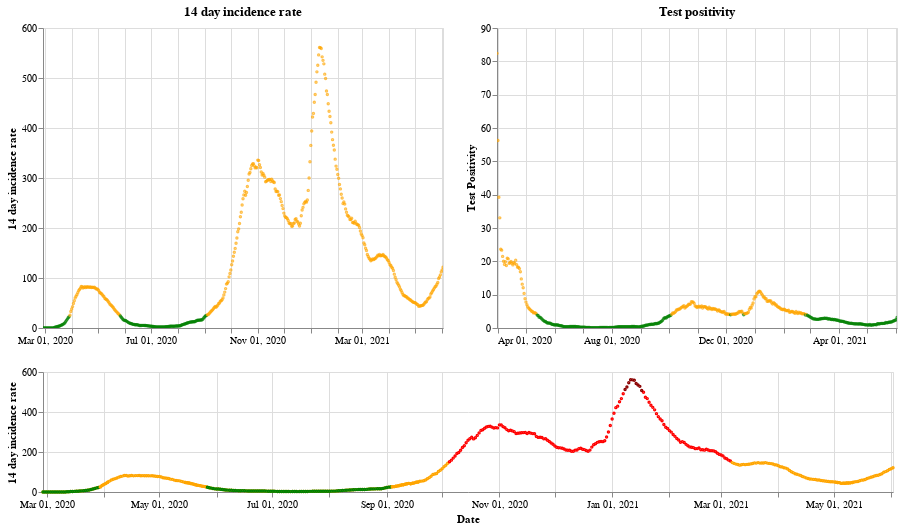

This figure's notebook cell:
### Markdown cell above
## Scotland

### Code cell
plot_traffic_light('Scotland')

### Figure 1 — Vega-Lite specification as saved in the notebook (floating-point values rounded to 4 significant figures; data arrays with more than 128 entries replaced by an {"elided": "..."} marker saying what was removed)
{"config": {"view": {"continuousWidth": 400, "continuousHeight": 300}}, "vconcat": [{"hconcat": [{"mark": {"type": "point", "size": 2}, "encoding": {"color": {"condition": {"value": "green", "test": "(datum.twoWeeklyCasesRate <= 25)"}, "value": "orange"}, "tooltip": [{"type": "nominal", "field": "areaName"}, {"type": "temporal", "field": "date"}, {"type": "quantitative", "field": "twoWeeklyCasesRate"}, {"type": "quantitative", "field": "testPositivity"}], "x": {"type": "temporal", "axis": {"title": ""}, "field": "date", "scale": {"domain": {"selection": "DateBrush"}}, "timeUnit": "yearmonthdate"}, "y": {"type": "quantitative", "axis": {"title": "14 day incidence rate"}, "field": "twoWeeklyCasesRate"}}, "title": "14 day incidence rate", "width": 400}, {"mark": {"type": "point", "size": 2}, "encoding": {"color": {"condition": {"value": "green", "test": "(datum.testPositivity <= 4)"}, "value": "orange"}, "tooltip": [{"type": "nominal", "field": "areaName"}, {"type": "temporal", "field": "date"}, {"type": "quantitative", "field": "twoWeeklyCasesRate"}, {"type": "quantitative", "field": "testPositivity"}], "x": {"type": "temporal", "axis": {"title": ""}, "field": "date", "scale": {"domain": {"selection": "DateBrush"}}, "timeUnit": "yearmonthdate"}, "y": {"type": "quantitative", "axis": {"title": "Test Positivity"}, "field": "testPositivity"}}, "title": "Test positivity", "width": 400}]}, {"layer": [{"mark": {"type": "point", "size": 2}, "encoding": {"color": {"condition": {"value": "orange", "test": "((50 && datum.twoWeeklyCasesRate) < 150)"}, "value": "red"}, "opacity": {"condition": {"value": 1, "test": "((50 && datum.twoWeeklyCasesRate) < 500)"}, "value": 0}, "tooltip": [{"type": "nominal", "field": "areaName"}, {"type": "temporal", "field": "date"}, {"type": "quantitative", "field": "twoWeeklyCasesRate"}, {"type": "quantitative", "field": "testPositivity"}], "x": {"type": "temporal", "axis": {"title": "Date"}, "field": "date", "timeUnit": "yearmonthdate"}, "y": {"type": "quantitative", "axis": {"title": "14 day incidence rate"}, "field": "twoWeeklyCasesRate"}}, "selection": {"DateBrush": {"type": "interval", "encodings": ["x"], "fields": ["Time"]}}, "width": 850}, {"mark": {"type": "point", "size": 2}, "encoding": {"color": {"value": "darkred"}, "opacity": {"condition": {"value": 1, "test": "(datum.twoWeeklyCasesRate >= 500)"}, "value": 0}, "tooltip": [{"type": "nominal", "field": "areaName"}, {"type": "temporal", "field": "date"}, {"type": "quantitative", "field": "twoWeeklyCasesRate"}, {"type": "quantitative", "field": "testPositivity"}], "x": {"type": "temporal", "axis": {"title": "Date"}, "field": "date", "timeUnit": "yearmonthdate"}, "y": {"type": "quantitative", "axis": {"title": "14 day incidence rate"}, "field": "twoWeeklyCasesRate"}}, "width": 400}, {"mark": {"type": "point", "size": 2}, "encoding": {"color": {"condition": {"value": "green", "test": "((4 && datum.twoWeeklyCasesRate) < 25)"}, "value": "orange"}, "opacity": {"condition": {"value": 1, "test": "(datum.twoWeeklyCasesRate < 50)"}, "value": 0}, "tooltip": [{"type": "nominal", "field": "areaName"}, {"type": "temporal", "field": "date"}, {"type": "quantitative", "field": "twoWeeklyCasesRate"}, {"type": "quantitative", "field": "testPositivity"}], "x": {"type": "temporal", "axis": {"title": "Date"}, "field": "date", "timeUnit": "yearmonthdate"}, "y": {"type": "quantitative", "axis": {"title": "14 day incidence rate"}, "field": "twoWeeklyCasesRate"}}, "width": 400}], "height": 120, "width": 800}], "data": {"name": "data-5235bb089f2acbb17523253781ffe77d"}, "$schema": "https://vega.github.io/schema/vega-lite/v4.8.1.json", "datasets": {"data-5235bb089f2acbb17523253781ffe77d": {"elided": "461 records"}}}
